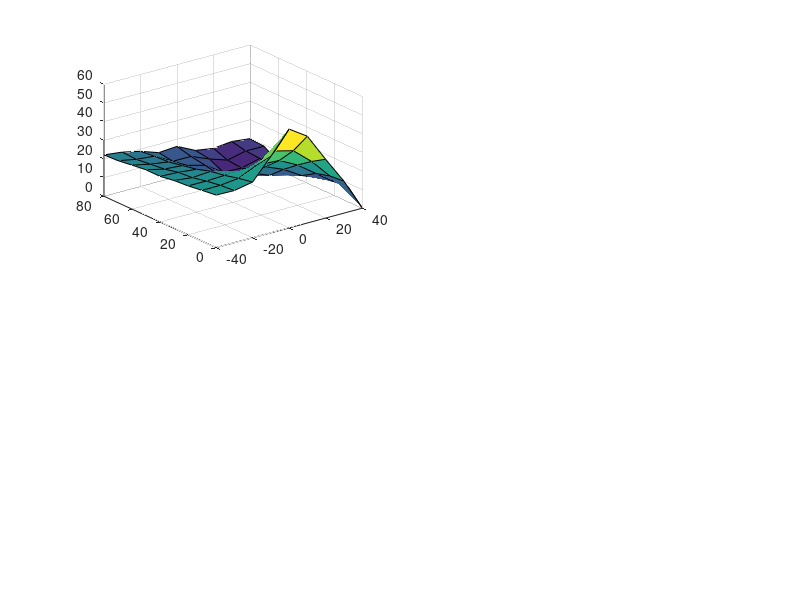

This figure's MATLAB source: (Note: this script raises an error after producing the figure.)
% plot minispeaker 2D field, Jian Zhou
clear all
close all
clc
%load minispeaker_acoustic_field.mat 
load minispeakerdata.mat
load cmap_spectrogram.mat % color map
load('MinispeakerWebMotionModelCoord073020.mat')

%% set parameters
spl_min=20;
spl_max=90;
ftsize=12;
y=0:10:80; % mm
x=-40:10:40; % mm
[X,Y]=meshgrid(x,y);
xvec=5; % x position for time data
yvec=1; % y position for  time data

%%
SPL_V=10*log10(10.^(SPL_laser_x_cf/10)+10.^(SPL_laser_y_cf/10)+10.^(SPL_laser_z_cf/10)); % take summary of three velocity vectors
SPL_P=SPL_mic_cf; % take average of three pressure measurement


%% plot for paper

figure
subplot(2,2,1)
surf(X,Y,SPL_P)
hold on
yline(50,'w--','linewidth',2)
shading interp
colorbar
caxis([50 90])
view (2)
grid off
ylim([0 65])
xlim([-30 30])
xlabel('x (mm)')
ylabel('y (mm)')
pbaspect([1 65/60 1])
title('SPL (dB)')
colormap (cmap)
set(gca,'fontsize',ftsize,'XTick',[-30 -20 -10 0 10 20 30],'XTickLabel',...
    {'-30','20','-10','0','10','20','30'},'XTickLabelRotation',0)

subplot(2,2,2)
surf(X,Y,SPL_laser_x_cf)
hold on
yline(50,'w--','linewidth',2)
shading interp
colorbar
caxis([50 90])
view (2)
grid off
ylim([0 65])
xlim([-30 30])
xlabel('x (mm)')
ylabel('y (mm)')
pbaspect([1 65/60 1])
title('SVL_x (dB)')
colormap (cmap)
set(gca,'fontsize',ftsize,'XTick',[-30 -20 -10 0 10 20 30],'XTickLabel',...
    {'-30','20','-10','0','10','20','30'},'XTickLabelRotation',0)

subplot(2,2,3)
surf(X,Y,SPL_laser_y_cf)
hold on
yline(50,'w--','linewidth',2)
shading interp
colorbar
caxis([50 90])
view (2)
grid off
ylim([0 65])
xlim([-30 30])
xlabel('x (mm)')
ylabel('y (mm)')
pbaspect([1 65/60 1])
title('SVL_y (dB)')
colormap (cmap)
set(gca,'fontsize',ftsize,'XTick',[-30 -20 -10 0 10 20 30],'XTickLabel',...
    {'-30','20','-10','0','10','20','30'},'XTickLabelRotation',0)

subplot(2,2,4)
surf(X,Y,SPL_laser_z_cf)
hold on
yline(50,'w--','linewidth',2)
shading interp
colorbar
caxis([50 90])
view (2)
grid off
ylim([0 65])
xlim([-30 30])
xlabel('x (mm)')
ylabel('y (mm)')
pbaspect([1 65/60 1])
title('SVL_z (dB)')
colormap (cmap)
set(gca,'fontsize',ftsize,'XTick',[-30 -20 -10 0 10 20 30],'XTickLabel',...
    {'-30','20','-10','0','10','20','30'},'XTickLabelRotation',0)

%%
figure
subplot(1,2,1)
hold on
yline(50,'w--','linewidth',2)
surf(X,Y,SPL_P)
shading interp
%colormap(cmap)
colorbar
caxis([50 90])
view (2)
grid off
ymax=63;
ylim([0 ymax])
xlim([-30 30])
xlabel('x (mm)')
ylabel('y (mm)')
pbaspect([1 ymax/60 1])
set(gca,'FontSize',20,'XTick',[-30:10:30],'YTick',[0:10:60]);
box on
colormap (cmap)
title('SPL (dB)');

% colormap plot
subplot(1,2,2)
for ii=1:length(LineComb(:,1))
surf([LineCombCoordx(ii,:)-27; LineCombCoordx(ii,:)-27],...
    [LineCombCoordy(ii,:)+2; LineCombCoordy(ii,:)+2],...
    [LineCombCoordz(ii,:); LineCombCoordz(ii,:)],...
        'facecol','no',...
        'edgecol','interp',...
        'linew',2)
    hold all
end
hold on
yline(50,'w--','linewidth',2)
surf(X,Y,SPL_V)
shading interp
%colormap(cmap)
colorbar
caxis([50 90])
view (2)
grid off
ymax=63;
ylim([0 ymax])
xlim([-30 30])
xlabel('x (mm)')
ylabel('y (mm)')
pbaspect([1 ymax/60 1])
set(gca,'FontSize',20,'XTick',[-30:10:30],'YTick',[0:10:60]);
box on
colormap (cmap)
title('SVL (dB)')
